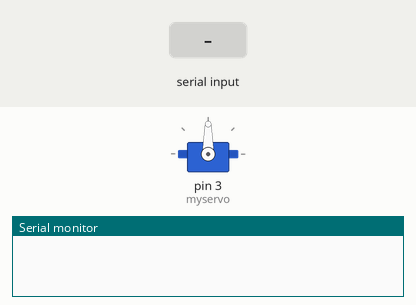
Recording of a sketch running on a simulated Arduino Uno, built with avr-gcc and run on an emulated ATmega328P. Shown: servo, the last lines printed to the serial monitor. The inputs (shaded band) are chosen by the test bench.

Above: at 1.2 s.
1.3 s: "open" received over Serial
At 3.0 s:
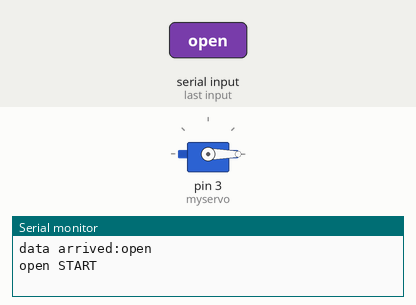
At 3.8 s:
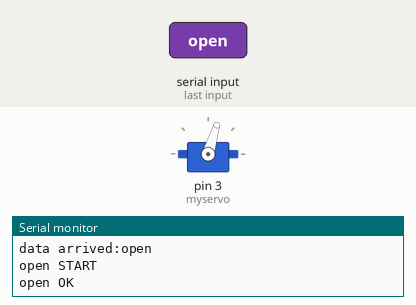
4.3 s: "close" received over Serial
At 6.1 s:
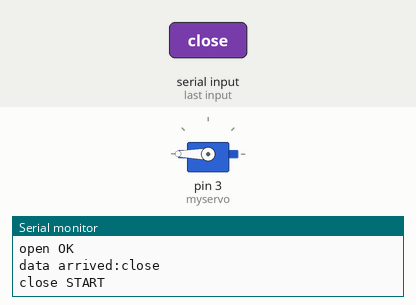
Timing chart, 0 to 7.8 s (numbered marks = the images above; inputs shaded):
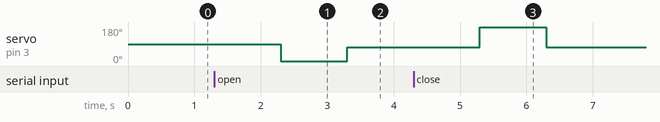

The sketch:

servo.ino
```cpp
#include <Servo.h>

Servo myservo;
String data;

void setup(void)
{
	myservo.attach(3);
	Serial.begin(115200);
}

void loop(void)
{
	data = "";
	if(Serial.available())
	{
		data = Serial.readString();
		Serial.print("data arrived:");
		Serial.println(data);
	}

	if(data.startsWith("open"))//"open*"の時
	{
		//open
		Serial.println("open START");
		myservo.writeMicroseconds(1);
		delay(1000);
		myservo.writeMicroseconds(1300);
		//delay(50);
		Serial.println("open OK");
	}
	else if(data.startsWith("close"))//"close*"の時
	{
		//close
		Serial.println("close START");
		myservo.writeMicroseconds(2600);
		delay(1000);
		myservo.writeMicroseconds(1300);
		//delay(50);
		Serial.println("close OK");
	}
	else;
}
```

Measured:
- after the input at 1.3 s, servo on pin 3 (myservo): 90° → 0° after 1.0 s, → 73° 1.0 s later
- after the input at 4.3 s, servo on pin 3 (myservo): 73° → 180° after 1.0 s, → 73° 1.0 s later
